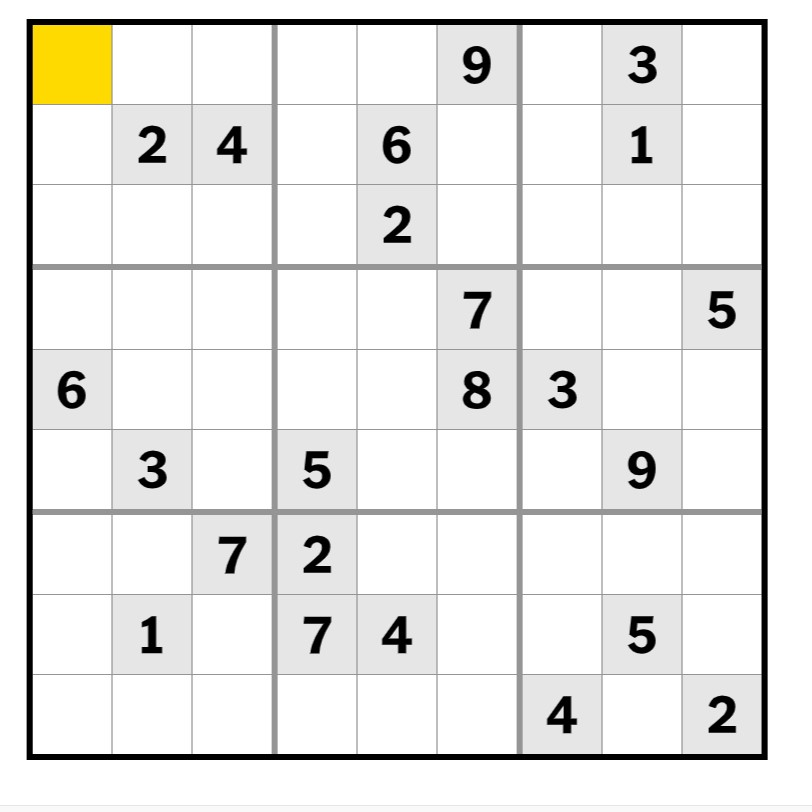
#> input picture images/p2.jpg, 812 x 812 px
$ python outputSudoku.py
#> lines starting #> are read from the running program, lines starting #| are printed output that depends on the picture; after the words box and inside, x2 and y2 are one past the last pixel; in counts of white or black regions, pixels touching at a corner belong together
### inputSudoku.py
# Import dependencies
import numpy as np
import matplotlib.pyplot as plt
from cv2 import cv2 # This is the OpenCV Python library
import pytesseract # This is the TesseractOCR Python library# Set Tesseract CMD path to the location of tesseract.exe file
from pytesseract import Output

from digit import Digit

pytesseract.pytesseract.tesseract_cmd = r'C:\Program Files\Tesseract-OCR\tesseract.exe'
possible_characters = [ '0', '1', '2', '3', '4', '5', '6', '7', '8', '9']

# get grayscale image
def get_grayscale(image):
    return cv2.cvtColor(image, cv2.COLOR_BGR2GRAY)

# noise removal
def remove_noise(image):
    return cv2.medianBlur(image,5)

#thresholding
def thresholding(image):
    return cv2.threshold(image, 127, 255, cv2.THRESH_BINARY + cv2.THRESH_OTSU)[1]

#dilation
def dilate(image):
    kernel = np.ones((5,5),np.uint8)
    return cv2.dilate(image, kernel, iterations = 1)

#erosion
def erode(image):
    kernel = np.ones((5,5),np.uint8)
    return cv2.erode(image, kernel, iterations = 1)

#opening - erosion followed by dilation
def opening(image):
    kernel = np.ones((5,5),np.uint8)
    return cv2.morphologyEx(image, cv2.MORPH_OPEN, kernel)

#canny edge detection
def canny(image):
    return cv2.Canny(image, 100, 200)

#skew correction
# [12 lines left out: function deskew, not called in this run]

#template matching
def match_template(image, template):
    return cv2.matchTemplate(image, template, cv2.TM_CCOEFF_NORMED)

# [49 lines left out: functions show, get_number, input_puzzle, not called in this run]


def image_input(path):
#> called with path = 'images/p2.jpg'
    problem_grid = np.zeros([9,9])

    img = cv2.imread(path)
#> img is the input picture: shape (812, 812, 3); mean B, G, R 231.5, 233.6, 233.9
    imgGry = cv2.cvtColor(img, cv2.COLOR_BGR2GRAY)

    _ , thrash = cv2.threshold(imgGry, 127 , 255, cv2.CHAIN_APPROX_NONE)
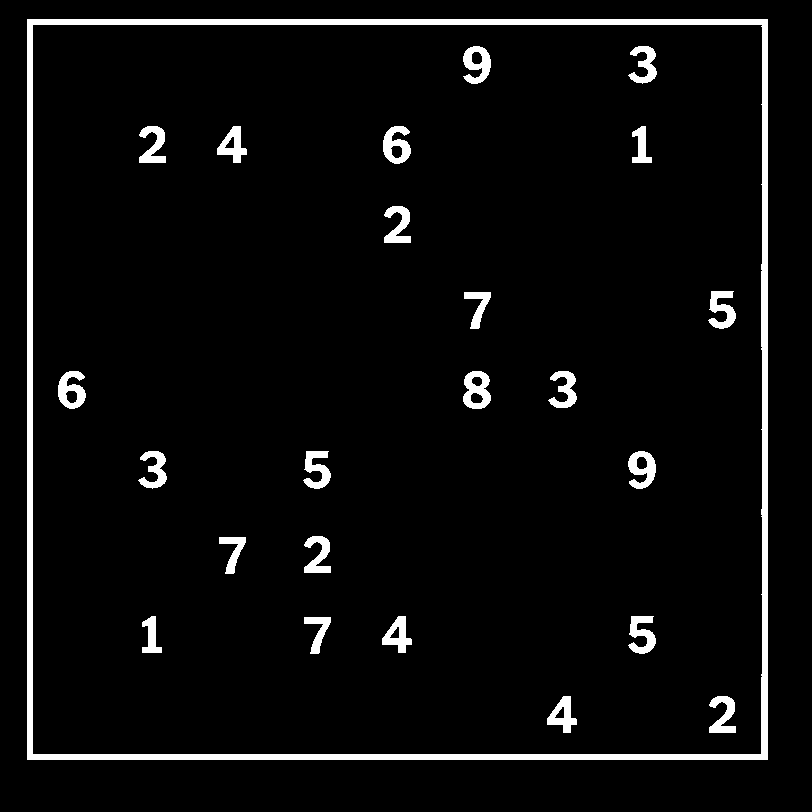
#> thrash: shape (812, 812); 4.6% white; 24 white regions
    contours , _ = cv2.findContours(thrash, cv2.RETR_TREE, cv2.CHAIN_APPROX_NONE)
#> contours = 34 contours; largest, box (x1, y1, x2, y2) and area: (27, 19, 768, 760) 547600, (32, 24, 763, 755) 532722, (463, 371, 491, 409) 800, (383, 126, 411, 164) 688, (58, 371, 86, 409) 686

    for contour in contours:
        approx = cv2.approxPolyDP(contour, 0.01* cv2.arcLength(contour, True), True)

        perimeter = cv2.arcLength(contour,True)

        if  perimeter > 900:
            x, y , w, h = cv2.boundingRect(approx)
            puzzle = img[y:y+h, x:x+w]
            # Return cropped image.
            cv2.drawContours(img, [approx], 0, (0, 143, 255), 1)
            return puzzle

        else:
            print('Return original image')
            return img
#> this loop made 1 pass
#> (approx, perimeter, x, y, w, h) on pass 1: ([[27, 19], [27, 759], [767, 759], [767, 19]], 2960, 27, 19, 741, 741)
#> pass 1, in image_input, `puzzle = img[y:y+h, x:x+w]`:
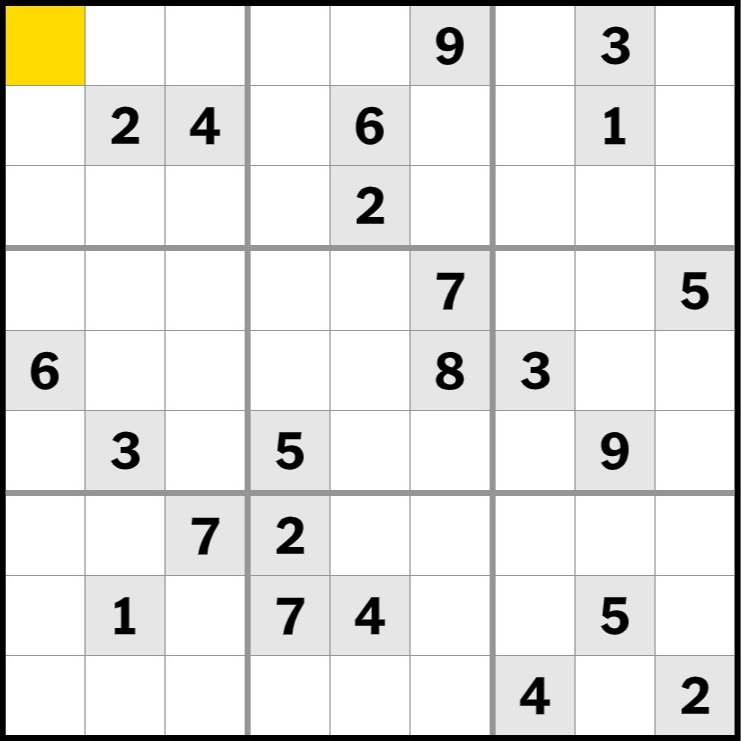
#> puzzle: shape (741, 741, 3); mean B, G, R 227.1, 229.5, 229.9
#> after the loop:
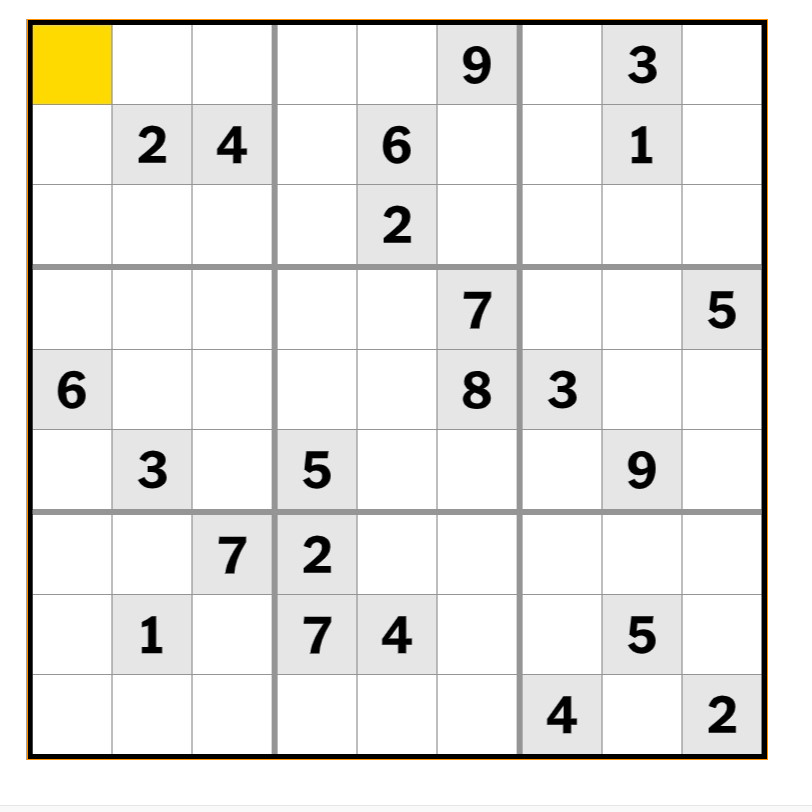
#> img: shape (812, 812, 3); 0.45% of pixels changed, all inside (x1, y1, x2, y2) = (27, 19, 768, 760)

    return problem_grid


# [4 lines that do not run on import are left out]


### generate.py
import numpy as np

# [60 lines left out: functions generate, populateSquare, not called in this run]

def checkForErrorInGrid(problem_grid):
    # This function returns the coordinates of numbers that appear in the same row and/or column
    # Coordinates of the numbers that are in the same row or column
    coordinates = []

    for r in range(9):
        for c in range(9):
            # Current number at coordinate [r,c]
            value_1 = problem_grid[r,c]
            if value_1 == 0:
                continue
            # Check row
            for idx in range(9):
                # Do not compare to itself
                if c != idx:
                    # Number at coordinate [r, idx]
                    value_2 = problem_grid[r, idx]
                    # Skip zeros
                    if value_2 == 0:
                        continue
                    # If the numbers are the same an error
                    if value_1 == value_2:
                        # Store [c, r]  {NOT! [r, c] because c -> x and r -> y} in coordinates
                        coordinates.append([c, r])
                        continue

            # Check column
            for idy in range(9):
                # Do not compare to itself
                if r != idy:
                    value_2 = problem_grid[idy, c]
                    # Skip zeros
                    if value_2 == 0:
                        continue
                    # If the numbers are the same an error
                    if value_1 == value_2:
                        # Store [c, r]  {NOT! [r, c] because c -> x and r -> y} in coordinates
                        coordinates.append([c, r])
                        continue
    # Doubles can occur when number is in the same row and in the same column
    # find unique coordinates [r, c]
    uniqueCoordinates = np.unique(coordinates, axis=0)
    return uniqueCoordinates

# [16 lines that do not run on import are left out]

### outputSudoku.py
from cv2 import cv2
from generate import checkForErrorInGrid
def filterDigits(digits):
    numbers = [ '1', '2', '3', '4', '5', '6', '7', '8', '9']
    filtered_digits = []
    for digit in digits:

        if digit.getNumber() in numbers:
            filtered_digits.append(digit)
            numbers.remove(digit.getNumber())

            if len(numbers) == 0:
                break

    return filtered_digits

def getImg(digits, number):

    for digit in digits:
        if int(digit.getNumber()) == number:
            return digit
    return -1


def image_output(image, grid, digits):

    image = image.copy()
    width = len(image)//9
#> width = 82
    ofsety = int(width / 3)
#> ofsety = 27
    ofsetx = int(width / 6)
#> ofsetx = 13
    errorNumbersXY = checkForErrorInGrid(grid)

    for row in range(9):
        for col in range(9):
            number = int(grid[row, col])
            y = int(row*width)
            x = int(col*width)
            num = getImg(filterDigits(digits), number)
            if num == -1:
                cv2.putText(image, str(number), (x + ofsetx, y + ofsety), cv2.FONT_HERSHEY_COMPLEX, 1, (0, 255, 0))
            else:
                cut = 10
                m = len(num.getNumImg()) - cut+3
                image[y+cut:y+m, x+cut:x+m] = num.getNumImg()[cut:m, +cut:m]

            # TOD0: Create toggle
            if True:
                for cor in errorNumbersXY:
                    # print('Check4Error implementation')
                    x = int(cor[0]*width)
                    y = int(cor[1]*width)
                    startPoint = (x,  y)
                    endPoint = (x + width, y + width)
                    # print(startPoint, endPoint)
                    cv2.rectangle(image, startPoint, endPoint, (0, 0, 255), 3)
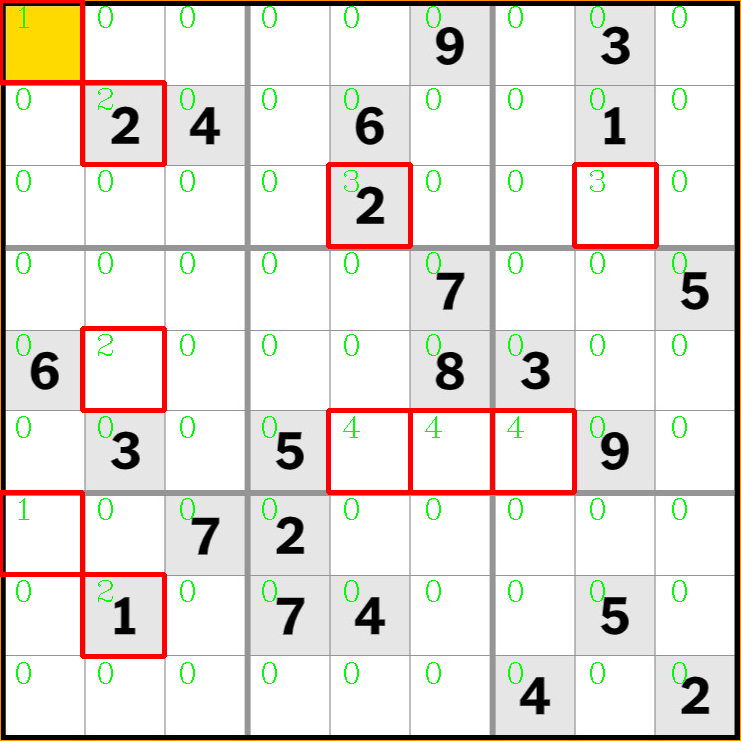
#> image: shape (741, 741, 3); mean of channels 0, 1, 2 218.6, 224.8, 229.3; drawn as B, G, R

    cv2.imshow('shapes', image)
    cv2.waitKey(0)
    cv2.destroyAllWindows()

if __name__ == '__main__':
    import numpy as np
    from inputSudoku import image_input
    problem_grid = np.array([
    [1,0,0, 0,0,0, 0,0,0],
    [0,2,0, 0,0,0, 0,0,0],
    [0,0,0, 0,3,0, 0,3,0],

    [0,0,0, 0,0,0, 0,0,0],
    [0,2,0, 0,0,0, 0,0,0],
    [0,0,0, 0,4,4, 4,0,0],

    [1,0,0, 0,0,0, 0,0,0],
    [0,2,0, 0,0,0, 0,0,0],
    [0,0,0, 0,0,0, 0,0,0],
    ])
    # Name of puzzle image
    # Note image does not correspond to input grid
    img = 'images/p2.jpg'
    # Locate Sudoku grid and return only the grid
    puzzle_img = image_input(img)
    cv2.imshow('shapes', puzzle_img)
    cv2.waitKey(0)
    cv2.destroyAllWindows()
    image_output(puzzle_img, problem_grid, [])

$ run again, with images/p1.jpg copied over images/p2.jpg
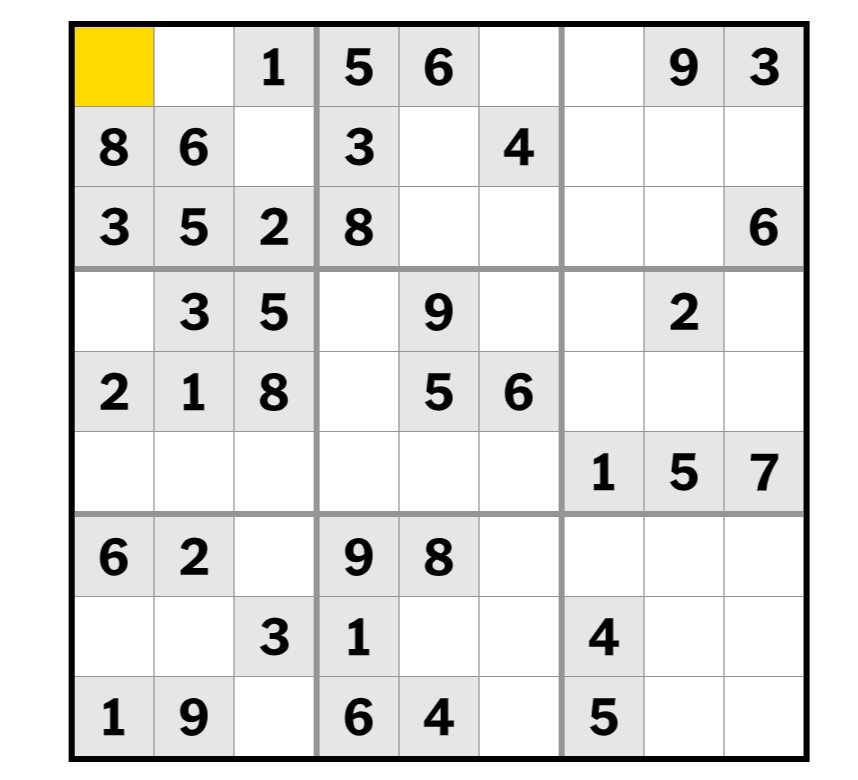
#> input picture images/p1.jpg, 858 x 780 px
#> in image_input, img is the input picture: shape (780, 858, 3); mean B, G, R 225.4, 227.4, 227.7
#> in image_input, `_ , thrash = cv2.threshold(imgGry, 127 , 255, cv2.CHAIN_APPROX_NONE)`:
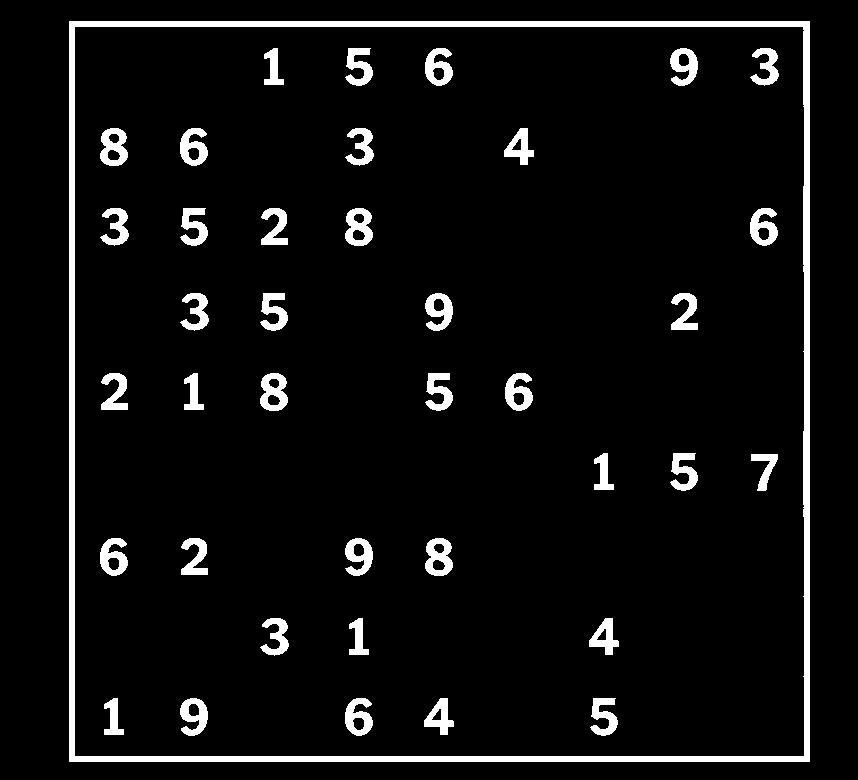
#> thrash: shape (780, 858); 6% white; 39 white regions
#> contours = 61 contours; largest, box (x1, y1, x2, y2) and area: (69, 21, 810, 762) 547600, (74, 26, 805, 757) 532648, (425, 538, 453, 576) 800, (345, 208, 373, 246) 800, (260, 373, 288, 411) 798
#> the loop in image_input, `for contour in contours:` made 1 pass
#> (approx, perimeter, x, y, w, h) on pass 1: ([[69, 21], [69, 761], [809, 761], [809, 21]], 2960, 69, 21, 741, 741)
#> width = 82
#> ofsety = 27
#> ofsetx = 13
#> after the loop in image_output, `for row in range(9):`:
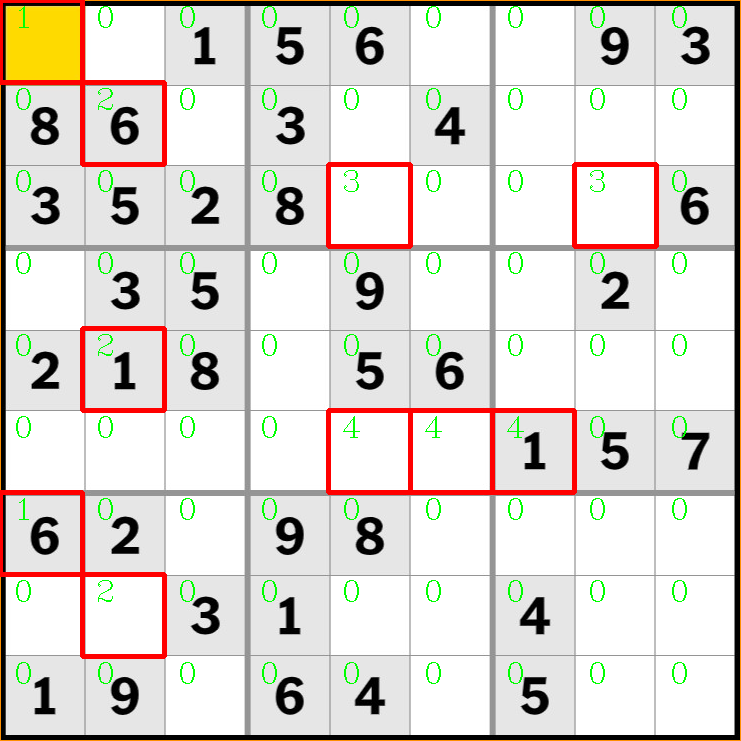
#> image: shape (741, 741, 3); mean of channels 0, 1, 2 210.8, 216.9, 221.4; drawn as B, G, R

$ run again, with images/p1_crop.jpg copied over images/p2.jpg
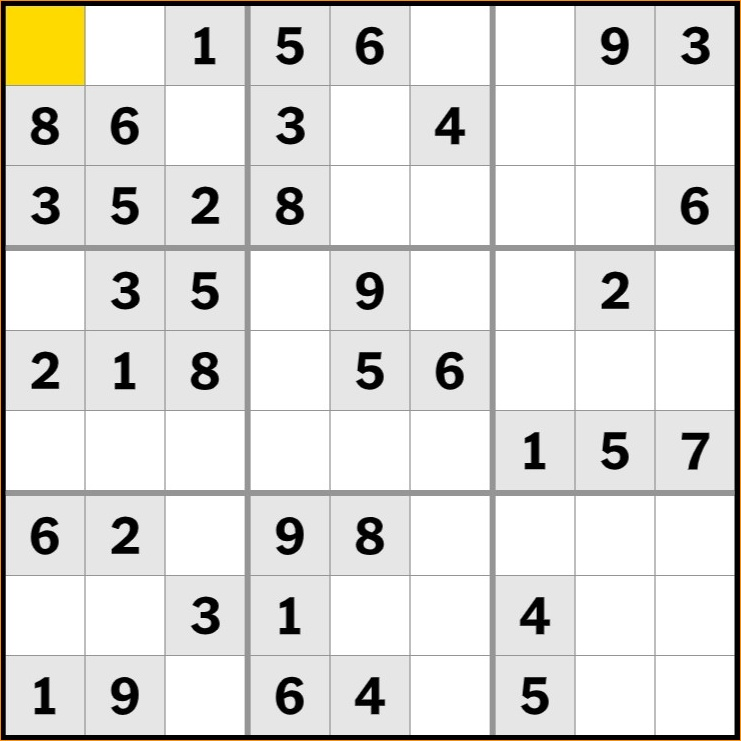
#> input picture images/p1_crop.jpg, 741 x 741 px
#> in image_input, img is the input picture: shape (741, 741, 3); mean B, G, R 219.3, 222.2, 223.2
#> in image_input, `_ , thrash = cv2.threshold(imgGry, 127 , 255, cv2.CHAIN_APPROX_NONE)`:
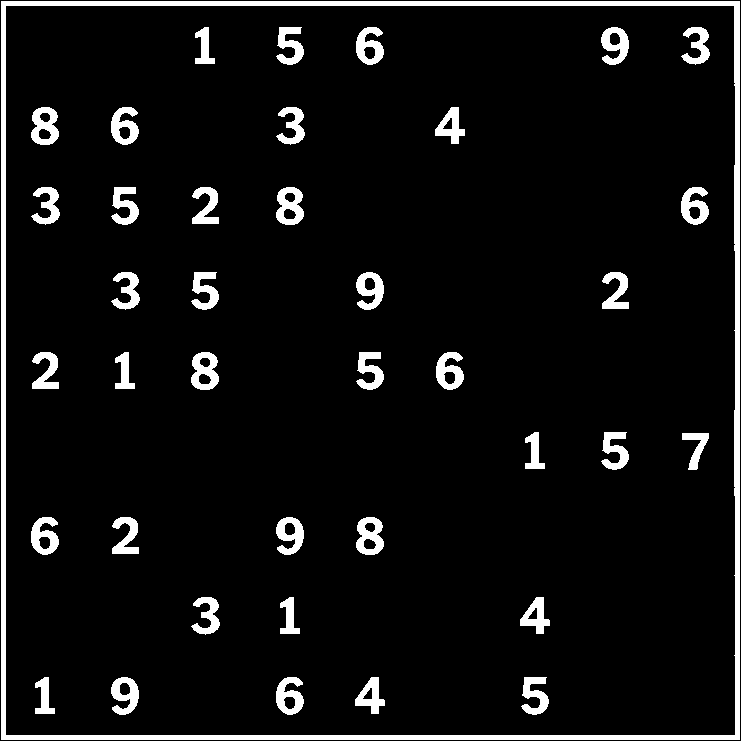
#> thrash: shape (741, 741); 6.7% white; 39 white regions
#> contours = 61 contours; largest, box (x1, y1, x2, y2) and area: (1, 1, 740, 740) 544644, (5, 5, 736, 736) 532646, (276, 187, 304, 225) 800, (356, 517, 384, 555) 798, (191, 352, 219, 390) 798
#> the loop in image_input, `for contour in contours:` made 1 pass
#> (approx, perimeter, x, y, w, h) on pass 1: ([[1, 1], [1, 739], [739, 739], [739, 1]], 2952, 1, 1, 739, 739)
#> width = 82
#> ofsety = 27
#> ofsetx = 13
#> after the loop in image_output, `for row in range(9):`:
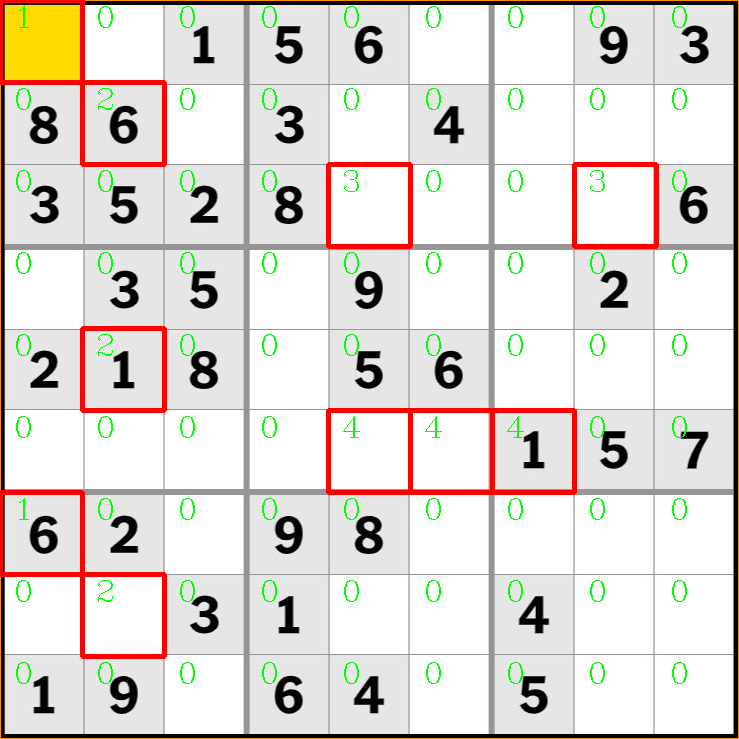
#> image: shape (739, 739, 3); mean of channels 0, 1, 2 211.9, 218.2, 222.8; drawn as B, G, R
